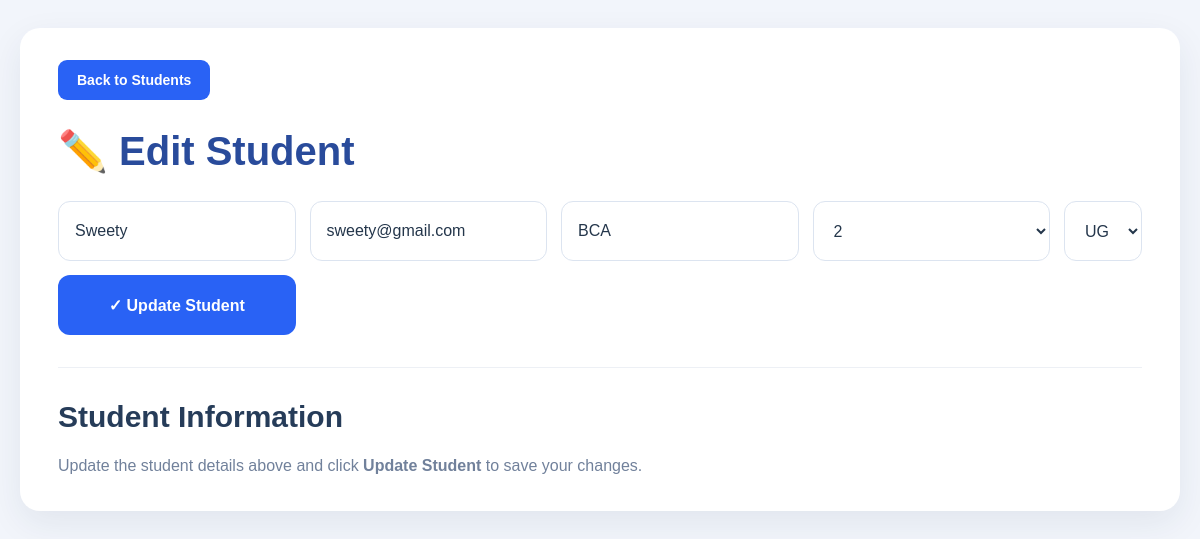
Page /edit/26 (signed in) on the committed database.
### tables this page shows
CREATE TABLE students (
            id INTEGER PRIMARY KEY AUTOINCREMENT,
            name TEXT NOT NULL,
            email TEXT,
            course TEXT,
            semester TEXT,
            course_type TEXT DEFAULT 'UG'
        , student_code TEXT);

### app.py (the view, shortened to what this page needs)
@app.route("/edit/<int:id>", methods=["GET", "POST"])
def edit_student(id):
    conn = get_db()
    student = conn.execute(
        "SELECT * FROM students WHERE id = ?",
        (id,)
    ).fetchone()
    if student is None:
        conn.close()
        return "Student not found", 404
    conn.close()
    return render_template(
        "edit_student.html",
        student=student
    )

### app.py (called while the page is built)
def get_db():
    conn = sqlite3.connect(DB_PATH)
    conn.row_factory = sqlite3.Row
    return conn

@app.before_request
def teacher_only_access():
    if request.endpoint in ("login", "static"):
        return None
    if (
        session.get("role") != "teacher"
        or not session.get("user_id")
    ):
        session.clear()
        flash("Please log in using a teacher account.", "error")
        return redirect(url_for("login"))

### templates/edit_student.html (shortened to what this page needs)
<!DOCTYPE html>
<html lang="en">
<head>
</head>
<body>
<div class="container">
    <a href="{{ url_for('students') }}" class="back-btn">
        Back to Students
    </a>
    <h1>✏️ Edit Student</h1>
    <form
        method="POST"
        action="{{ url_for('edit_student', id=student['id']) }}"
        class="edit-form"
    >
        <input
            type="text"
            name="name"
            value="{{ student['name'] }}"
            placeholder="Student Name"
            aria-label="Student Name"
            required
        >
        <input
            type="email"
            name="email"
            value="{{ student['email'] or '' }}"
            placeholder="Email Address"
            aria-label="Email Address"
        >
        <input
            type="text"
            name="course"
            value="{{ student['course'] or '' }}"
            placeholder="Course (BCA, MCA)"
            aria-label="Course"
            required
        >
        <select name="semester" aria-label="Semester" required>
            {% for sem in range(1, 7) %}
                <option
                    value="{{ sem }}"
                    {% if student['semester']|string == sem|string %}
                        selected
                    {% endif %}
                >
                    {{ sem }}
                </option>
            {% endfor %}
        </select>
        <select name="course_type" aria-label="Course Type" required>
            <option
                value="UG"
                {% if student['course_type'] == 'UG' %}selected{% endif %}
            >
                UG
            </option>
        </select>
        <button type="submit" class="update-btn">
            ✓ Update Student
        </button>
    </form>
    <hr class="divider">
    <div class="info-section">
        <h2>Student Information</h2>
        <p>
            Update the student details above and click
            <strong>Update Student</strong> to save your changes.
        </p>
    </div>
</div>
</body>
</html>

### templates/edit_student.html (style rules this page uses)
* { box-sizing: border-box; }
body { margin: 0; padding: 28px 20px; font-family: Arial, Helvetica, sans-serif; background: #f2f5fb; color: #26364d; }
.container { width: 100%; max-width: 1425px; margin: 0 auto; padding: 32px 38px; background: #ffffff; border-radius: 20px; box-shadow: 0 12px 35px rgba(30, 50, 80, 0.08); }
.back-btn { display: inline-block; padding: 12px 19px; margin-bottom: 28px; border-radius: 9px; background: #2962f5; color: #ffffff; text-decoration: none; font-size: 14px; font-weight: 700; transition: background 0.2s; }
h1 { margin: 0 0 26px; color: #294b9b; font-size: 40px; font-weight: 700; }
.edit-form { display: grid; grid-template-columns: repeat(4, minmax(0, 1fr)) auto; gap: 14px; align-items: center; }
.edit-form input, .edit-form select { width: 100%; min-width: 0; height: 60px; padding: 0 16px; border: 1px solid #dce4f0; border-radius: 12px; background: #ffffff; color: #24364b; font-family: inherit; font-size: 16px; outline: none; transition: border-color 0.2s, box-shadow 0.2s; }
.update-btn { height: 60px; padding: 0 25px; border: none; border-radius: 12px; background: #2962f5; color: #ffffff; font-family: inherit; font-size: 16px; font-weight: 700; white-space: nowrap; cursor: pointer; transition: background 0.2s; }
.divider { margin: 32px 0; border: none; border-top: 1px solid #edf0f5; }
.info-section h2 { margin: 0 0 18px; color: #263c59; font-size: 30px; font-weight: 700; }
.info-section p { margin: 0; color: #71819b; font-size: 16px; line-height: 1.7; }

### rows in the picture
students: name "Sweety", email "sweety@gmail.com", course "BCA", semester "2", course_type "UG"
